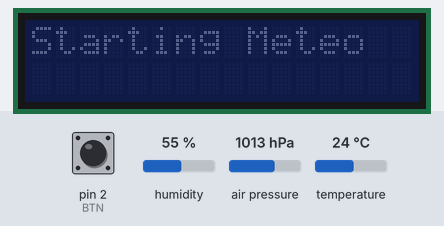
This sketch was run on a simulated Arduino Uno, built with avr-gcc and run on an emulated ATmega328P. Shown: 16×2 character LCD. The test bench sets the inputs (shaded band); at power-on: pin 2 (BTN) HIGH, humidity 55 %, air pressure 1013 hPa, temperature 24 °C. What the sketch prints to the serial monitor is not drawn.

Above: at 2.4 s.
2.5 s: pin 2 (BTN) pulled LOW for 0.15 s
At 4.3 s:
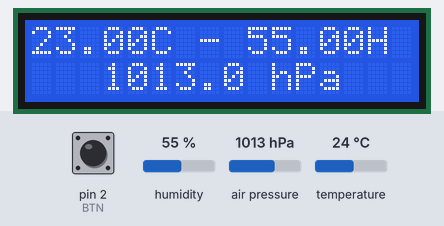
5.0 s: pin 2 (BTN) pulled LOW for 1 s
At 5.8 s:
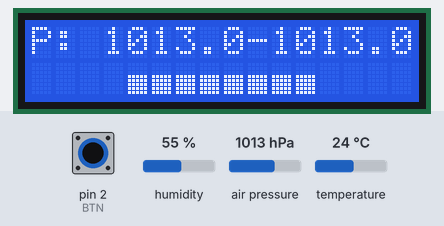
9.0 s: pin 2 (BTN) pulled LOW for 0.15 s
At 10.1 s:
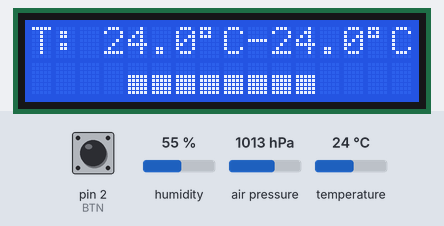
Timing chart, 0 to 12.0 s (numbered marks = the images above; inputs shaded):
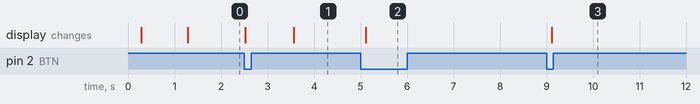

Measured:
- after the input at 2.5 s, the display: first changes at once (image 1 shows a later state)
- after the input at 5.0 s, the display: changes after 0.11 s (image 2)
- after the input at 9.0 s, the display: changes after 0.11 s (image 3)

The sketch:

meteo.ino
```cpp
// (licence header left out)
#include "meteo_sensor.h"
#include <LowPower.h>

#define BTN 2
#define MENU_MAX 2
uint8_t menu=0;
meteo meteo_device;

#define Nsleeps 450 // Get 40 reccords in 40h
//#define Nsleeps 7 // Get a reccord every minute
volatile bool interFlag=false;
void BTNpressed()
{

  static unsigned long last_interrupt_time = 0;
  unsigned long interrupt_time = millis();
  // If interrupts come faster than 200ms, assume it's a bounce and ignore
  if (interrupt_time - last_interrupt_time > 200)
    {
      interFlag = true;
      return;
    }
  last_interrupt_time = interrupt_time;
}

void print_menu(){

  switch(menu){
  case 0:
    //first Check battery on button pressed
    meteo_device.check_battery();
    meteo_device.print_meteo();
    break;

  case 1:
    meteo_device.print_pressure_hist();
    break;

  case 2:
    meteo_device.print_temp_hist();
    break;

  default:
    break;
  }

}

void setup() {

  Serial.begin(115200);
  Serial.println("Let's try");

  /*define Button pin and set it to 1*/
  pinMode(BTN,INPUT_PULLUP);
  attachInterrupt(0, BTNpressed, FALLING);

  /* init the devices */
  meteo_device.initialize();

  Serial.println(meteo_device.curPressure);

}


void loop() {

  static uint16_t cur_sleep=0;
  static uint32_t lasttimeloop=0;

  //There was a button pressed, process it
  if (interFlag){
    print_menu();
    menu++;
    if (menu > MENU_MAX) menu=0;
    interFlag=false;
  }

  //Wait for 6 sec including the processing
  //to display the data on the lcd
  uint32_t wait_start=millis();
  while (millis()-wait_start<6000){
    // A return in the loop() function restarts to the begining of loop()
    // indeed, the call to loop() is within a endless for ;; loop in the main
    if (interFlag) return;
  }

  //-- From here, there was no interrupt after the waiting time --

  //-- turn off and set next display to menu 0
  meteo_device.turn_off();
  menu=0;

  //-- account for loop time the time spent in the main loop
  // if too much time was spent, stroe data
  if (lasttimeloop != 0) cur_sleep+= (uint32_t) (millis()-lasttimeloop)/8000;
  if (cur_sleep>Nsleeps) cur_sleep=Nsleeps;

  //-- Go to sleep for the expected nuber of 8sec time
  for (uint16_t isleep=cur_sleep;isleep<Nsleeps;isleep++){
    LowPower.powerDown(SLEEP_8S, ADC_OFF, BOD_OFF);
    // get out of here when button is pressed
    // and restart loop()
    if (interFlag) {
      //get the current time
      lasttimeloop=millis();
      return;
    }
  }

  // Some time has passed :
  // Store data after the correct amount of sleeps
  // Set cur_sleep=0 to restart the whole sleep proccess
  meteo_device.store_data();
  cur_sleep=0;

}
```

meteo_sensor.cpp
```cpp
// (licence header left out)
#include "Arduino.h"
#include "meteo_sensor.h"

#define SEALEVELPRESSURE_HPA (1013.25)

/*------ Constuctors ------*/
meteo::meteo()
: bme(BME_CS), lcd(LCD_I2C_ADDR,16,2)
//: bme(), lcd(LCD_I2C_ADDR,16,2)
{
  // allocate the bargraph table and initialize
  _barGraph=new byte*[nCustomChar];
  for (int i = 0; i < nCustomChar; i++) {
    _barGraph[i]=new byte[nrowGraph];
    for (int j = 0; j < nrowGraph; j++) {
      _barGraph[i][j] &= 0b0;
    }
  }

}

/*------ Initialization of Communication ------*/
bool meteo::initialize()
{

   // initialize the lcd
  lcd.init();
  lcd.clear();

  // Light up the LCD.
  lcd.backlight();

  /* reset the bme280 */
  bme.reset();
  delay(100);

  if (!bme.begin(0x76)) {
    lcd.clear();
    lcd.println("BME280: check wiring");
    while (1);
  }

  /* Set bme280 Stbby time and iir filter*/
  bme.set_config(ctrl_conf);
  delay(100);

  // Print a message to the LCD in the end of setup to control
  lcd.print("Starting Meteo");

  // initialize pressure and temp tables
  float press= bme.readPressure()/100.0F;
  float temp= bme.readTemperature();
  for (int8_t i=nRec-1;i>-1;--i){
    Press_rec[i] = press;
    Temp_rec[i] = temp;
  }
  delay(1000);

  // set the LCD off
  lcd.noBacklight();

  return true;
}

/*-------- Data Acquisition- --------*/
void meteo::get_data()
{

  /* if we set the BME in forced mode, get a new data */
  if ( ((ctrl_tos_pos_mode & B11) == B10) | ((ctrl_tos_pos_mode & B11) == B01)){
  /*Set the bme to forced mode :
    it acquires the next values and stores
    them in the registers */
    bme.set_control(ctrl_humos,ctrl_tos_pos_mode);
    delay(10); //ensures the bme has time to sample
  }

  /* Read data from bme280 registers */
  curPressure= bme.readPressure()/100.0F;
  curTemp    = bme.readTemperature()-1.0F;
  curHum     = bme.readHumidity();

}

/*-------- Storing Data in the flash --------*/
void meteo::store_data()
{
  // roll in the reccord buffer
  for (uint8_t i=0;i<nRec-1;i++){
    Press_rec[i]= Press_rec[i+1];
    Temp_rec[i] = Temp_rec[i+1];
  }

  //acquire new data
  get_data();

  Press_rec[nRec-1]= curPressure;
  //ensure the new measured pressure is physical
  // Press_rec[nRec-1]= (Press_rec[nRec-1] <  920.0) ?  920.0 : Press_rec[nRec-1];
  // Press_rec[nRec-1]= (Press_rec[nRec-1] > 1100.0) ? 1100.0 : Press_rec[nRec-1];

  Temp_rec[nRec-1] = curTemp;
  //ensure the new measured temp is physical
  // Temp_rec[nRec-1] = (Temp_rec[nRec-1] < -25.0) ? -25.0 : Temp_rec[nRec-1] ;
  // Temp_rec[nRec-1] = (Temp_rec[nRec-1] > 50.0)  ?  50.0 : Temp_rec[nRec-1] ;

}


/*--------- Display Functions ------------*/
void meteo::print_temp_hist()
{

  createBarGraph(Temp_rec);

  lcd.clear();
  lcd.setCursor(0,0);

  // Create a heading to display min and max values
  char heading[16];
  char str_temp_min[5];
  char str_temp_max[5];
  dtostrf( minval(Temp_rec), 4, 1, str_temp_min);
  dtostrf( maxval(Temp_rec), 4, 1, str_temp_max);

  sprintf(heading,"T: %s%cC-%s%cC", str_temp_min,(char)223, str_temp_max,(char)223);
  lcd.print(heading);

  for (uint8_t iChar=0;iChar<nCustomChar;iChar++){
    //Create custom Char in the lcd memory and print
    lcd.createChar(iChar,_barGraph[iChar]);
    lcd.setCursor(4+iChar,1);
    lcd.write(iChar);
  }
  lcd.backlight();
}

void meteo::print_pressure_hist()
{

  createBarGraph(Press_rec);

  lcd.clear();
  lcd.setCursor(0,0);

  // Create a heading to display min and max values
  char heading[16];
  char str_press_min[8];
  char str_press_max[8];
  dtostrf( minval(Press_rec), 6, 1, str_press_min);
  dtostrf( maxval(Press_rec), 6, 1, str_press_max);

  sprintf(heading,"P: %s-%s", str_press_min, str_press_max);
  lcd.print(heading);

  for (uint8_t iChar=0;iChar<nCustomChar;iChar++){
    //Create custom Char in the lcd memory and print
    lcd.createChar(iChar,_barGraph[iChar]);
    lcd.setCursor(4+iChar,1);
    lcd.write(iChar);
  }
  lcd.backlight();

}

void meteo::print_meteo()
{
  //Renew the data set in the meteo class
  get_data();

  char str_temp[6];
  char str_hum[6];
  char str_press[8];
  dtostrf( curPressure, 6, 1, str_press);
  dtostrf( curTemp, 5, 2, str_temp);
  dtostrf( curHum, 5, 2, str_hum);

  char str1[16];
  sprintf(str1,"%sC - %sH", str_temp, str_hum);
  char str2[16];
  sprintf(str2,"   %s hPa", str_press);

  lcd.clear();
  lcd.setCursor(0,0);
  lcd.print(str1);
  lcd.setCursor(0,1);
  lcd.print(str2);
  lcd.backlight();

}

void meteo::turn_off()
{
  lcd.noBacklight();
}

void meteo::check_battery()
{


  // ADC conversion --------------------------------------
  // For some reason, the analogRead did ont work here

  // ADEN: Set to turn on ADC , by default it is turned off
  //ADPSx: ADPS2, 1 and 0 set for sampling freq divided by 128
  ADCSRA = (1<<ADEN) | (1<<ADPS2) | (1<<ADPS1) | (1<<ADPS0);
  ADMUX = (1<<REFS0) | (1<<MUX1); // ADC input channel set to PC2

  ADCSRA |= (1<<ADSC); // Start conversion
  while (ADCSRA & (1<<ADSC)); // wait for conversion to complete
  uint16_t adc_value = ADC; //Store ADC value

  if (adc_value < 3.0/5.*1024)
    {
      lcd.clear();

      // Light up the LCD.
      lcd.backlight();

      //Print Low Battery
      lcd.setCursor(0,0);
      lcd.print("..Low Battery..");
      lcd.setCursor(0,1);
      lcd.print("V=");
      char str_volt[6];
      dtostrf( (float) adc_value/1024*5., 5, 2, str_volt);
      lcd.print(str_volt);
      delay(1000);
    }

  return;
}

/*-------- Bargraph Creation- --------*/
void meteo::createBarGraph(float *data)
{

  /* loop in the data array and create
   characters based on the values */
  for (int8_t i=0;i<nRec;i++){

    //Get the 8bit equivalent altitiude of this data
    uint8_t data_int=4;
    float minv=minval(data);
    float maxv=maxval(data);
    if (minv != maxv)
      {
    	data_int=
    	  constrain(((data[i]-minv)/(maxv-minv)*7),0,7);
      }


    //Set the lcd column to 1 up to the actual value
    for (uint8_t irow=0;irow<(7-data_int);irow++)
      {
	_barGraph[nCustomChar-1][irow] <<= 1 ;
	_barGraph[nCustomChar-1][irow] &= 0b11110;
      }
    for (uint8_t irow=(7-data_int);irow<nrowGraph;irow++)
      {
	_barGraph[nCustomChar-1][irow] <<= 1;
	_barGraph[nCustomChar-1][irow] += 0b1;
      }
    // move all points one step down in time
    for (uint8_t iChar=0;iChar<nCustomChar-1;iChar++)
      {
	for (uint8_t irow=0;irow<nrowGraph;irow++)
	  {
	    _barGraph[iChar][irow] <<= 1;
	    _barGraph[iChar][irow] |= (_barGraph[iChar+1][irow] & 0b10000) >> 4;
	  }
      }
  }
}


float meteo::maxval(float* array){
  float max=-1e5;
  for (int i=0; i<nRec; i++){
    if (max<array[i]){
      max = array[i];
    }
  }
  return max;
}

float meteo::minval(float* array){
  float min=1e5;
  for (int i=0; i<nRec; i++){
    if (min>array[i]){
      min = array[i];
    }
  }
  return min;
}
```

meteo_sensor.h
```cpp
// (licence header left out)
#ifndef _METEO_SENSOR_
#define _METEO_SENSOR_

#include "Arduino.h"
#include <Wire.h>
#include <SPI.h>
#include <Adafruit_BME280.h>
#include <LiquidCrystal_I2C.h>
#include <stdlib.h>

/*--------------------------------------------------------------------------*/
/* parameters to be set */
#define BME_SCK 9
#define BME_MISO 12
#define BME_MOSI 11
#define BME_CS 10
#define LCD_I2C_ADDR 0x20

#define BATT_PIN A4

#define nrowGraph 8
#define nCustomChar 8
#define nRec 40

#define ctrl_humos          B00000001 //Hoversampling=1
#define ctrl_tos_pos_mode   B00100110 //Toversampling=x1, Poversampling=x1, forced mode
#define ctrl_conf           B10100100 //1 second of standby,No Filter,spi 3wire off
/*---------------------------------------------------------------------------*/

class meteo
{
 public :
  meteo();
  bool initialize();
  void print_meteo();
  void print_pressure_hist();
  void print_temp_hist();
  void store_data();
  void turn_off();
  void check_battery();

  float curPressure,curTemp,curHum;

 private :
  Adafruit_BME280   bme;  // software SPI
  LiquidCrystal_I2C lcd;  // LCD address to 0x20; 16 chars-2 lines display

  void get_data();
  float minval(float *);
  float maxval(float *);

  byte** _barGraph;
  float Press_rec[nRec];
  float Temp_rec[nRec];
  void createBarGraph(float *);

};

#endif
```
